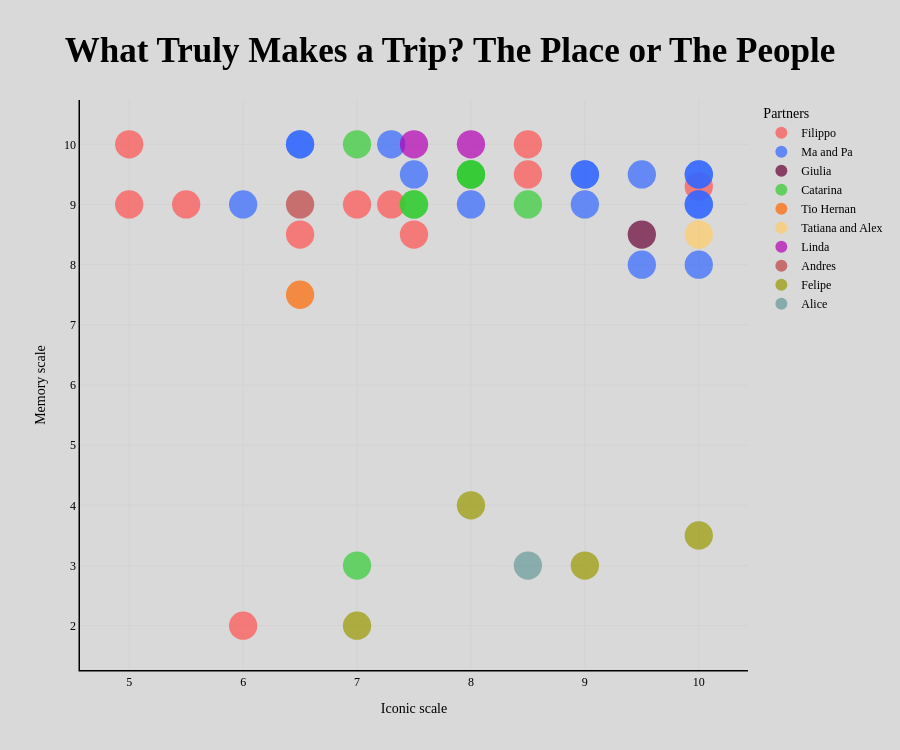

Notebook code cell kept with this figure:
### Markdown cell above
# What Truly Makes a Trip? 

My final analysis was performed based on the results of the three previous analyses to be able to fully understand how to develop my research question. 
Therefore to answer the RQ I decided to understand what were the factors that determined how for me a trip to a place becomes memorable or close to my heart, it was the place that I went? Is becaused i go to a famous or not city? The specific year when I traveled? or are the people that I went with?

Since my collection of Postcards of my travels around the world was a way to represent and re-live every trips i have done, I decided to add to my dataset two columns:
- "Iconic_Scale":  were I decided to put in scale from 1 to 10 how much a city is famous, for example cities such as New York and Paris got a 10
- "Memory _scale": were I decided to put in scale from 1 to 10 the close memory that I have of that place, being 10 a very special trip for me. 

To perform my analysis I considered the columns of my dataset "Iconic_Scale", "Memory_scale", "With_who" and "Location_city" (the specific city of the postcard of the trip) to see if there was a trend that explain what makes a memorable trip. 

I decide to visualize this analysis with a **Scatter Plot** visualization since it allows me to represent all the four variables that I wanted to take into consisideration to answer my RQ. 

The Data revealed that it does not matter the places I visited, it could be a famous city such as London or less famous like Nancy, what makes my trip memorable is the people that I went with it. For example I have iconic cities like Tokyo that have a very low value in my memory instead other cities like Volterra are very memorable to me, it does not matter where I go but with who I go. 

Therefore my collection of postcards that allow me to analyse and re-live my travels reveal that I can or not go to famous places and still have beautiful trips and memories of them as long as I go with the right companions.

### Code cell
#size bubble 
df['tamaño_burbuja'] = 18

#Final Visualization 
colorXperson = {
    'Filippo': '#ff5050',
    'Ma and Pa': '#3366ff',
    'Catarina': '#33cc33',
    'Linda': '#b300b3',
    'Tatiana and Alex': '#ffcc66',
    'Giulia': '#660033',
    'Alice': '#669999',
    'Linda and Giacomo': '#ff66ff',
    'Tio Hernan': '#ff6600',
    'Andres': '#bf4040',
    'Felipe': '#999900'
}

#Scatter plot for final viz
fig = px.scatter(
    df,
    x="Iconic_Scale",  
    y="Memory_scale",  #
    color="With_who", 
    hover_name="Location_City",  
    size="tamaño_burbuja",
    size_max=20,
    color_discrete_map=colorXperson, 
    hover_data={
        "Iconic_Scale": ":.1f",
        "Memory_scale": ":.1f",
        "With_who": True,
        "tamaño_burbuja": False 
    },  
    title="What Truly Makes a Trip? The Place or The People",
)

# style
fig.update_layout(
    paper_bgcolor="#d9d9d9", 
    plot_bgcolor="#d9d9d9",
    height=750,
    font=dict(family="Avenir Next Condensed", color="black"),

    xaxis_title="Iconic scale",
    yaxis_title="Memory scale",
    legend_title="Partners",

    title={
        'y':0.95,
        'x':0.5,
        'xanchor': 'center',
        'yanchor': 'top',
        'font': dict(family="Avenir next condensed", size=35, color= 'black', weight='bold' )
    }
)

fig.update_xaxes(showgrid=True, gridwidth=1, gridcolor="LightGrey", linewidth=1.5, linecolor='black')
fig.update_yaxes(showgrid=True, gridwidth=1, gridcolor="LightGrey", linewidth=1.5, linecolor='black')
fig.update_traces(marker=dict(line=dict(width=0)))

# Show final viz
fig.show()

#This to save the chart in html is available on github at: MJGN_chart_infoviz.html
#fig.write_html("MJGN_chart_infoviz.html")

### Figure 1 — Plotly figure (JSON) as saved in the notebook; plotly's stock layout.template omitted (floating-point values rounded to 4 significant figures)
{"data": [{"customdata": [["Filippo", 18], ["Filippo", 18], ["Filippo", 18], ["Filippo", 18], ["Filippo", 18], ["Filippo", 18], ["Filippo", 18], ["Filippo", 18], ["Filippo", 18], ["Filippo", 18], ["Filippo", 18]], "hovertemplate": "<b>%{hovertext}</b><br><br>With_who=%{customdata[0]}<br>Iconic_Scale=%{x:.1f}<br>Memory_scale=%{y:.1f}<extra></extra>", "hovertext": ["Siena", "Nancy", "Turin", "Paris", "Bruxelles", "Varsaw", "Volterra", "Bruges", "Metz", "Ghent", "Torun"], "legendgroup": "Filippo", "marker": {"color": "#ff5050", "line": {"width": 0}, "size": [18, 18, 18, 18, 18, 18, 18, 18, 18, 18, 18], "sizemode": "area", "sizeref": 0.045, "symbol": "circle"}, "mode": "markers", "name": "Filippo", "orientation": "v", "showlegend": true, "type": "scatter", "x": [7.0, 5.0, 7.5, 10.0, 8.5, 7.3, 5.0, 8.5, 5.5, 6.5, 6.0], "xaxis": "x", "y": [9.0, 10.0, 8.5, 9.3, 9.5, 9.0, 9.0, 10.0, 9.0, 8.5, 2.0], "yaxis": "y"}, {"customdata": [["Ma and Pa", 18], ["Ma and Pa", 18], ["Ma and Pa", 18], ["Ma and Pa", 18], ["Ma and Pa", 18], ["Ma and Pa", 18], ["Ma and Pa", 18], ["Ma and Pa", 18], ["Ma and Pa", 18], ["Ma and Pa", 18], ["Ma and Pa", 18], ["Ma and Pa", 18], ["Ma and Pa", 18], ["Ma and Pa", 18], ["Ma and Pa", 18], ["Ma and Pa", 18]], "hovertemplate": "<b>%{hovertext}</b><br><br>With_who=%{customdata[0]}<br>Iconic_Scale=%{x:.1f}<br>Memory_scale=%{y:.1f}<extra></extra>", "hovertext": ["Vienna", "Venezia", "Rome", "Firenze", "Bogota", "New York", "Bogota", "Bratislava", "Budapest", "New York", "Vienna", "Berlin", "Berlin", "Prague", "Krakow", "Verona"], "legendgroup": "Ma and Pa", "marker": {"color": "#3366ff", "line": {"width": 0}, "size": [18, 18, 18, 18, 18, 18, 18, 18, 18, 18, 18, 18, 18, 18, 18, 18], "sizemode": "area", "sizeref": 0.045, "symbol": "circle"}, "mode": "markers", "name": "Ma and Pa", "orientation": "v", "showlegend": true, "type": "scatter", "x": [9.0, 9.5, 10.0, 8.0, 6.5, 10.0, 6.5, 6.0, 9.0, 10.0, 9.0, 10.0, 10.0, 9.5, 7.5, 7.3], "xaxis": "x", "y": [9.5, 8.0, 8.0, 9.0, 10.0, 9.0, 10.0, 9.0, 9.0, 9.0, 9.5, 9.5, 9.5, 9.5, 9.5, 10.0], "yaxis": "y"}, {"customdata": [["Giulia", 18]], "hovertemplate": "<b>%{hovertext}</b><br><br>With_who=%{customdata[0]}<br>Iconic_Scale=%{x:.1f}<br>Memory_scale=%{y:.1f}<extra></extra>", "hovertext": ["Barcelona"], "legendgroup": "Giulia", "marker": {"color": "#660033", "line": {"width": 0}, "size": [18], "sizemode": "area", "sizeref": 0.045, "symbol": "circle"}, "mode": "markers", "name": "Giulia", "orientation": "v", "showlegend": true, "type": "scatter", "x": [9.5], "xaxis": "x", "y": [8.5], "yaxis": "y"}, {"customdata": [["Catarina", 18], ["Catarina", 18], ["Catarina", 18], ["Catarina", 18], ["Catarina", 18], ["Catarina", 18], ["Catarina", 18], ["Catarina", 18]], "hovertemplate": "<b>%{hovertext}</b><br><br>With_who=%{customdata[0]}<br>Iconic_Scale=%{x:.1f}<br>Memory_scale=%{y:.1f}<extra></extra>", "hovertext": ["Sevilla", "Lisbon", "Lisbon", "Sevilla", "Helsinki", "Cascais", "Lisbon", "Naples"], "legendgroup": "Catarina", "marker": {"color": "#33cc33", "line": {"width": 0}, "size": [18, 18, 18, 18, 18, 18, 18, 18], "sizemode": "area", "sizeref": 0.045, "symbol": "circle"}, "mode": "markers", "name": "Catarina", "orientation": "v", "showlegend": true, "type": "scatter", "x": [7.5, 8.0, 8.0, 7.5, 7.0, 7.0, 8.0, 8.5], "xaxis": "x", "y": [9.0, 9.5, 9.5, 9.0, 3.0, 10.0, 9.5, 9.0], "yaxis": "y"}, {"customdata": [["Tio Hernan", 18]], "hovertemplate": "<b>%{hovertext}</b><br><br>With_who=%{customdata[0]}<br>Iconic_Scale=%{x:.1f}<br>Memory_scale=%{y:.1f}<extra></extra>", "hovertext": ["Cadiz"], "legendgroup": "Tio Hernan", "marker": {"color": "#ff6600", "line": {"width": 0}, "size": [18], "sizemode": "area", "sizeref": 0.045, "symbol": "circle"}, "mode": "markers", "name": "Tio Hernan", "orientation": "v", "showlegend": true, "type": "scatter", "x": [6.5], "xaxis": "x", "y": [7.5], "yaxis": "y"}, {"customdata": [["Tatiana and Alex", 18]], "hovertemplate": "<b>%{hovertext}</b><br><br>With_who=%{customdata[0]}<br>Iconic_Scale=%{x:.1f}<br>Memory_scale=%{y:.1f}<extra></extra>", "hovertext": ["London"], "legendgroup": "Tatiana and Alex", "marker": {"color": "#ffcc66", "line": {"width": 0}, "size": [18], "sizemode": "area", "sizeref": 0.045, "symbol": "circle"}, "mode": "markers", "name": "Tatiana and Alex", "orientation": "v", "showlegend": true, "type": "scatter", "x": [10.0], "xaxis": "x", "y": [8.5], "yaxis": "y"}, {"customdata": [["Linda", 18], ["Linda", 18]], "hovertemplate": "<b>%{hovertext}</b><br><br>With_who=%{customdata[0]}<br>Iconic_Scale=%{x:.1f}<br>Memory_scale=%{y:.1f}<extra></extra>", "hovertext": ["Koln", "Bologna"], "legendgroup": "Linda", "marker": {"color": "#b300b3", "line": {"width": 0}, "size": [18, 18], "sizemode": "area", "sizeref": 0.045, "symbol": "circle"}, "mode": "markers", "name": "Linda", "orientation": "v", "showlegend": true, "type": "scatter", "x": [7.5, 8.0], "xaxis": "x", "y": [10.0, 10.0], "yaxis": "y"}, {"customdata": [["Andres", 18]], "hovertemplate": "<b>%{hovertext}</b><br><br>With_who=%{customdata[0]}<br>Iconic_Scale=%{x:.1f}<br>Memory_scale=%{y:.1f}<extra></extra>", "hovertext": ["Strasburg"], "legendgroup": "Andres", "marker": {"color": "#bf4040", "line": {"width": 0}, "size": [18], "sizemode": "area", "sizeref": 0.045, "symbol": "circle"}, "mode": "markers", "name": "Andres", "orientation": "v", "showlegend": true, "type": "scatter", "x": [6.5], "xaxis": "x", "y": [9.0], "yaxis": "y"}, {"customdata": [["Felipe", 18], ["Felipe", 18], ["Felipe", 18], ["Felipe", 18]], "hovertemplate": "<b>%{hovertext}</b><br><br>With_who=%{customdata[0]}<br>Iconic_Scale=%{x:.1f}<br>Memory_scale=%{y:.1f}<extra></extra>", "hovertext": ["Antwerp", "Tokyo", "Kyoto", "Nara"], "legendgroup": "Felipe", "marker": {"color": "#999900", "line": {"width": 0}, "size": [18, 18, 18, 18], "sizemode": "area", "sizeref": 0.045, "symbol": "circle"}, "mode": "markers", "name": "Felipe", "orientation": "v", "showlegend": true, "type": "scatter", "x": [8.0, 10.0, 9.0, 7.0], "xaxis": "x", "y": [4.0, 3.5, 3.0, 2.0], "yaxis": "y"}, {"customdata": [["Alice", 18]], "hovertemplate": "<b>%{hovertext}</b><br><br>With_who=%{customdata[0]}<br>Iconic_Scale=%{x:.1f}<br>Memory_scale=%{y:.1f}<extra></extra>", "hovertext": ["Oslo"], "legendgroup": "Alice", "marker": {"color": "#669999", "line": {"width": 0}, "size": [18], "sizemode": "area", "sizeref": 0.045, "symbol": "circle"}, "mode": "markers", "name": "Alice", "orientation": "v", "showlegend": true, "type": "scatter", "x": [8.5], "xaxis": "x", "y": [3.0], "yaxis": "y"}], "layout": {"font": {"color": "black", "family": "Avenir Next Condensed"}, "height": 750, "legend": {"itemsizing": "constant", "title": {"text": "Partners"}, "tracegroupgap": 0}, "paper_bgcolor": "#d9d9d9", "plot_bgcolor": "#d9d9d9", "title": {"font": {"color": "black", "family": "Avenir next condensed", "size": 35, "weight": "bold"}, "text": "What Truly Makes a Trip? The Place or The People", "x": 0.5, "xanchor": "center", "y": 0.95, "yanchor": "top"}, "xaxis": {"anchor": "y", "domain": [0, 1], "gridcolor": "LightGrey", "gridwidth": 1, "linecolor": "black", "linewidth": 1.5, "showgrid": true, "title": {"text": "Iconic scale"}}, "yaxis": {"anchor": "x", "domain": [0, 1], "gridcolor": "LightGrey", "gridwidth": 1, "linecolor": "black", "linewidth": 1.5, "showgrid": true, "title": {"text": "Memory scale"}}}}
